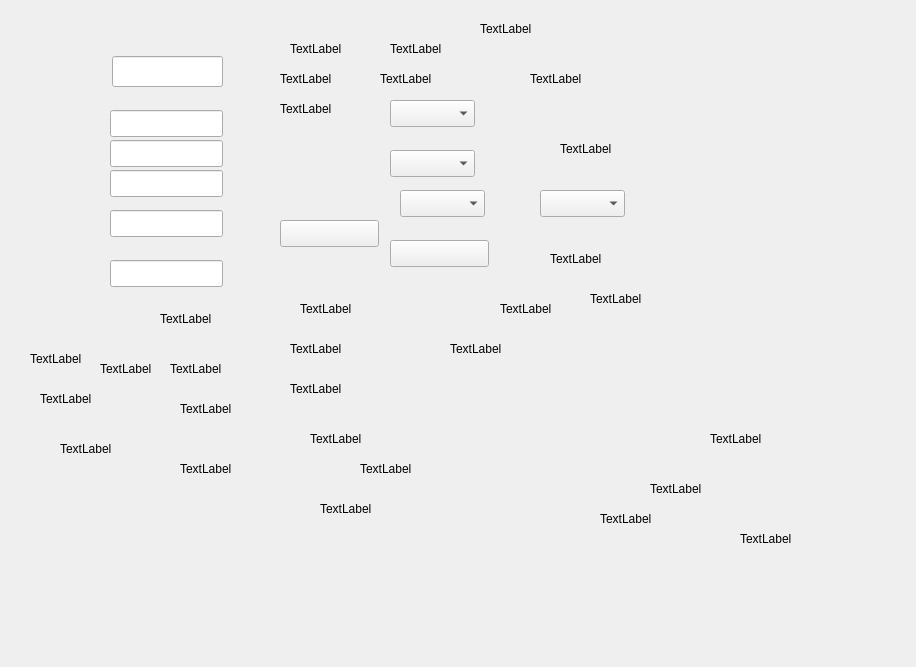
<?xml version="1.0" encoding="UTF-8"?>
<ui version="4.0">
 <class>QAutoTest</class>
 <widget class="QWidget" name="QAutoTest">
  <property name="geometry">
   <rect>
    <x>0</x>
    <y>0</y>
    <width>916</width>
    <height>667</height>
   </rect>
  </property>
  <property name="windowTitle">
   <string>Form</string>
  </property>
  <widget class="QPushButton" name="pb_autotest_pici">
   <property name="geometry">
    <rect>
     <x>280</x>
     <y>220</y>
     <width>99</width>
     <height>27</height>
    </rect>
   </property>
   <property name="text">
    <string/>
   </property>
  </widget>
  <widget class="QPushButton" name="pb_autotest_start">
   <property name="geometry">
    <rect>
     <x>390</x>
     <y>240</y>
     <width>99</width>
     <height>27</height>
    </rect>
   </property>
   <property name="text">
    <string/>
   </property>
  </widget>
  <widget class="QLineEdit" name="ed_autotest_name">
   <property name="geometry">
    <rect>
     <x>112</x>
     <y>56</y>
     <width>111</width>
     <height>31</height>
    </rect>
   </property>
  </widget>
  <widget class="QLineEdit" name="ed_autotest_pihao">
   <property name="geometry">
    <rect>
     <x>110</x>
     <y>110</y>
     <width>113</width>
     <height>27</height>
    </rect>
   </property>
  </widget>
  <widget class="QLineEdit" name="ed_autotest_tiji">
   <property name="geometry">
    <rect>
     <x>110</x>
     <y>170</y>
     <width>113</width>
     <height>27</height>
    </rect>
   </property>
  </widget>
  <widget class="QLineEdit" name="ed_autotest_nongdu">
   <property name="geometry">
    <rect>
     <x>110</x>
     <y>210</y>
     <width>113</width>
     <height>27</height>
    </rect>
   </property>
  </widget>
  <widget class="QLineEdit" name="ed_autotest_beizhu">
   <property name="geometry">
    <rect>
     <x>110</x>
     <y>260</y>
     <width>113</width>
     <height>27</height>
    </rect>
   </property>
  </widget>
  <widget class="QLineEdit" name="ed_autotest_yangpinliang">
   <property name="geometry">
    <rect>
     <x>110</x>
     <y>140</y>
     <width>113</width>
     <height>27</height>
    </rect>
   </property>
  </widget>
  <widget class="QComboBox" name="cb_autotest_ceshileixing">
   <property name="geometry">
    <rect>
     <x>390</x>
     <y>100</y>
     <width>85</width>
     <height>27</height>
    </rect>
   </property>
  </widget>
  <widget class="QComboBox" name="cb_autotest_yangpinliang">
   <property name="geometry">
    <rect>
     <x>390</x>
     <y>150</y>
     <width>85</width>
     <height>27</height>
    </rect>
   </property>
  </widget>
  <widget class="QComboBox" name="cb_autotest_jieguoleixing">
   <property name="geometry">
    <rect>
     <x>400</x>
     <y>190</y>
     <width>85</width>
     <height>27</height>
    </rect>
   </property>
  </widget>
  <widget class="QLabel" name="lb_autotest_mingcheng">
   <property name="geometry">
    <rect>
     <x>290</x>
     <y>40</y>
     <width>67</width>
     <height>17</height>
    </rect>
   </property>
   <property name="text">
    <string>TextLabel</string>
   </property>
  </widget>
  <widget class="QLabel" name="lb_autotest_ceshileixing">
   <property name="geometry">
    <rect>
     <x>280</x>
     <y>70</y>
     <width>67</width>
     <height>17</height>
    </rect>
   </property>
   <property name="text">
    <string>TextLabel</string>
   </property>
  </widget>
  <widget class="QLabel" name="lb_autotest_pihao">
   <property name="geometry">
    <rect>
     <x>480</x>
     <y>20</y>
     <width>67</width>
     <height>17</height>
    </rect>
   </property>
   <property name="text">
    <string>TextLabel</string>
   </property>
  </widget>
  <widget class="QLabel" name="lb_autotest_yangpinliang">
   <property name="geometry">
    <rect>
     <x>530</x>
     <y>70</y>
     <width>67</width>
     <height>17</height>
    </rect>
   </property>
   <property name="text">
    <string>TextLabel</string>
   </property>
  </widget>
  <widget class="QLabel" name="lb_autotest_jieguoleixing">
   <property name="geometry">
    <rect>
     <x>280</x>
     <y>100</y>
     <width>67</width>
     <height>17</height>
    </rect>
   </property>
   <property name="text">
    <string>TextLabel</string>
   </property>
  </widget>
  <widget class="QLabel" name="lb_autotest_tiji">
   <property name="geometry">
    <rect>
     <x>560</x>
     <y>140</y>
     <width>67</width>
     <height>17</height>
    </rect>
   </property>
   <property name="text">
    <string>TextLabel</string>
   </property>
  </widget>
  <widget class="QLabel" name="lb_autotest_beizhu">
   <property name="geometry">
    <rect>
     <x>390</x>
     <y>40</y>
     <width>67</width>
     <height>17</height>
    </rect>
   </property>
   <property name="text">
    <string>TextLabel</string>
   </property>
  </widget>
  <widget class="QLabel" name="lb_autotest_nongdu">
   <property name="geometry">
    <rect>
     <x>380</x>
     <y>70</y>
     <width>67</width>
     <height>17</height>
    </rect>
   </property>
   <property name="text">
    <string>TextLabel</string>
   </property>
  </widget>
  <widget class="QLabel" name="lb_autotest_fangfamingcheng">
   <property name="geometry">
    <rect>
     <x>30</x>
     <y>350</y>
     <width>67</width>
     <height>17</height>
    </rect>
   </property>
   <property name="text">
    <string>TextLabel</string>
   </property>
  </widget>
  <widget class="QLabel" name="lb_autotest_danbaixishu">
   <property name="geometry">
    <rect>
     <x>100</x>
     <y>360</y>
     <width>67</width>
     <height>17</height>
    </rect>
   </property>
   <property name="text">
    <string>TextLabel</string>
   </property>
  </widget>
  <widget class="QLabel" name="lb_autotest_pengsuan">
   <property name="geometry">
    <rect>
     <x>170</x>
     <y>360</y>
     <width>67</width>
     <height>17</height>
    </rect>
   </property>
   <property name="text">
    <string>TextLabel</string>
   </property>
  </widget>
  <widget class="QLabel" name="lb_autotest_xishishui">
   <property name="geometry">
    <rect>
     <x>180</x>
     <y>400</y>
     <width>67</width>
     <height>17</height>
    </rect>
   </property>
   <property name="text">
    <string>TextLabel</string>
   </property>
  </widget>
  <widget class="QLabel" name="lb_autotest_jian">
   <property name="geometry">
    <rect>
     <x>310</x>
     <y>430</y>
     <width>67</width>
     <height>17</height>
    </rect>
   </property>
   <property name="text">
    <string>TextLabel</string>
   </property>
  </widget>
  <widget class="QLabel" name="lb_autotest_zhengliu">
   <property name="geometry">
    <rect>
     <x>290</x>
     <y>380</y>
     <width>67</width>
     <height>17</height>
    </rect>
   </property>
   <property name="text">
    <string>TextLabel</string>
   </property>
  </widget>
  <widget class="QLabel" name="lb_autotest_didingfangshi">
   <property name="geometry">
    <rect>
     <x>40</x>
     <y>390</y>
     <width>67</width>
     <height>17</height>
    </rect>
   </property>
   <property name="text">
    <string>TextLabel</string>
   </property>
  </widget>
  <widget class="QLabel" name="lb_autotest_jiajianfangshi">
   <property name="geometry">
    <rect>
     <x>60</x>
     <y>440</y>
     <width>67</width>
     <height>17</height>
    </rect>
   </property>
   <property name="text">
    <string>TextLabel</string>
   </property>
  </widget>
  <widget class="QLabel" name="lb_autotest_zhengqiliuliang">
   <property name="geometry">
    <rect>
     <x>360</x>
     <y>460</y>
     <width>67</width>
     <height>17</height>
    </rect>
   </property>
   <property name="text">
    <string>TextLabel</string>
   </property>
  </widget>
  <widget class="QLabel" name="lb_autotest_xiaohuaguanpaifei">
   <property name="geometry">
    <rect>
     <x>180</x>
     <y>460</y>
     <width>67</width>
     <height>17</height>
    </rect>
   </property>
   <property name="text">
    <string>TextLabel</string>
   </property>
  </widget>
  <widget class="QLabel" name="lb_autotest_jieshoubeiqingxi">
   <property name="geometry">
    <rect>
     <x>320</x>
     <y>500</y>
     <width>67</width>
     <height>17</height>
    </rect>
   </property>
   <property name="text">
    <string>TextLabel</string>
   </property>
  </widget>
  <widget class="QLabel" name="lb_autotest_ml1">
   <property name="geometry">
    <rect>
     <x>650</x>
     <y>480</y>
     <width>67</width>
     <height>17</height>
    </rect>
   </property>
   <property name="text">
    <string>TextLabel</string>
   </property>
  </widget>
  <widget class="QLabel" name="lb_autotest_ml2">
   <property name="geometry">
    <rect>
     <x>710</x>
     <y>430</y>
     <width>67</width>
     <height>17</height>
    </rect>
   </property>
   <property name="text">
    <string>TextLabel</string>
   </property>
  </widget>
  <widget class="QLabel" name="lb_autotest_ml3">
   <property name="geometry">
    <rect>
     <x>600</x>
     <y>510</y>
     <width>67</width>
     <height>17</height>
    </rect>
   </property>
   <property name="text">
    <string>TextLabel</string>
   </property>
  </widget>
  <widget class="QLabel" name="lb_autotest_baifnehao">
   <property name="geometry">
    <rect>
     <x>740</x>
     <y>530</y>
     <width>67</width>
     <height>17</height>
    </rect>
   </property>
   <property name="text">
    <string>TextLabel</string>
   </property>
  </widget>
  <widget class="QComboBox" name="cb_autotest_fangfamingcheng">
   <property name="geometry">
    <rect>
     <x>540</x>
     <y>190</y>
     <width>85</width>
     <height>27</height>
    </rect>
   </property>
  </widget>
  <widget class="QLabel" name="label_1">
   <property name="geometry">
    <rect>
     <x>300</x>
     <y>300</y>
     <width>67</width>
     <height>17</height>
    </rect>
   </property>
   <property name="text">
    <string>TextLabel</string>
   </property>
  </widget>
  <widget class="QLabel" name="label_2">
   <property name="geometry">
    <rect>
     <x>500</x>
     <y>300</y>
     <width>67</width>
     <height>17</height>
    </rect>
   </property>
   <property name="text">
    <string>TextLabel</string>
   </property>
  </widget>
  <widget class="QLabel" name="label_3">
   <property name="geometry">
    <rect>
     <x>450</x>
     <y>340</y>
     <width>67</width>
     <height>17</height>
    </rect>
   </property>
   <property name="text">
    <string>TextLabel</string>
   </property>
  </widget>
  <widget class="QLabel" name="label_wendu1">
   <property name="geometry">
    <rect>
     <x>160</x>
     <y>310</y>
     <width>67</width>
     <height>17</height>
    </rect>
   </property>
   <property name="text">
    <string>TextLabel</string>
   </property>
  </widget>
  <widget class="QLabel" name="label_wendu2">
   <property name="geometry">
    <rect>
     <x>290</x>
     <y>340</y>
     <width>67</width>
     <height>17</height>
    </rect>
   </property>
   <property name="text">
    <string>TextLabel</string>
   </property>
  </widget>
  <widget class="QLabel" name="label_danbaixishu">
   <property name="geometry">
    <rect>
     <x>30</x>
     <y>250</y>
     <width>67</width>
     <height>16</height>
    </rect>
   </property>
   <property name="text">
    <string/>
   </property>
  </widget>
  <widget class="QLabel" name="label_pengsuan">
   <property name="geometry">
    <rect>
     <x>30</x>
     <y>280</y>
     <width>67</width>
     <height>17</height>
    </rect>
   </property>
   <property name="text">
    <string/>
   </property>
  </widget>
  <widget class="QLabel" name="label_xishishui">
   <property name="geometry">
    <rect>
     <x>20</x>
     <y>210</y>
     <width>67</width>
     <height>17</height>
    </rect>
   </property>
   <property name="text">
    <string/>
   </property>
  </widget>
  <widget class="QLabel" name="label_jian">
   <property name="geometry">
    <rect>
     <x>20</x>
     <y>150</y>
     <width>67</width>
     <height>17</height>
    </rect>
   </property>
   <property name="text">
    <string/>
   </property>
  </widget>
  <widget class="QLabel" name="label_zhengliu">
   <property name="geometry">
    <rect>
     <x>20</x>
     <y>310</y>
     <width>67</width>
     <height>17</height>
    </rect>
   </property>
   <property name="text">
    <string/>
   </property>
  </widget>
  <widget class="QLabel" name="label_didingfangshi">
   <property name="geometry">
    <rect>
     <x>30</x>
     <y>80</y>
     <width>67</width>
     <height>17</height>
    </rect>
   </property>
   <property name="text">
    <string/>
   </property>
  </widget>
  <widget class="QLabel" name="label_jiajianfangshi">
   <property name="geometry">
    <rect>
     <x>250</x>
     <y>270</y>
     <width>67</width>
     <height>17</height>
    </rect>
   </property>
   <property name="text">
    <string/>
   </property>
  </widget>
  <widget class="QLabel" name="label_zhengqiliuliang">
   <property name="geometry">
    <rect>
     <x>250</x>
     <y>160</y>
     <width>67</width>
     <height>17</height>
    </rect>
   </property>
   <property name="text">
    <string/>
   </property>
  </widget>
  <widget class="QLabel" name="label_index">
   <property name="geometry">
    <rect>
     <x>40</x>
     <y>20</y>
     <width>67</width>
     <height>17</height>
    </rect>
   </property>
   <property name="text">
    <string/>
   </property>
  </widget>
  <widget class="QLabel" name="label_xuhao">
   <property name="geometry">
    <rect>
     <x>540</x>
     <y>250</y>
     <width>67</width>
     <height>17</height>
    </rect>
   </property>
   <property name="text">
    <string/>
   </property>
  </widget>
  <widget class="QLabel" name="lb_autotest_mol">
   <property name="geometry">
    <rect>
     <x>550</x>
     <y>250</y>
     <width>67</width>
     <height>17</height>
    </rect>
   </property>
   <property name="text">
    <string>TextLabel</string>
   </property>
  </widget>
  <widget class="QLabel" name="lb_autotest_mL">
   <property name="geometry">
    <rect>
     <x>590</x>
     <y>290</y>
     <width>67</width>
     <height>17</height>
    </rect>
   </property>
   <property name="text">
    <string>TextLabel</string>
   </property>
  </widget>
 </widget>
 <resources/>
 <connections/>
</ui>
